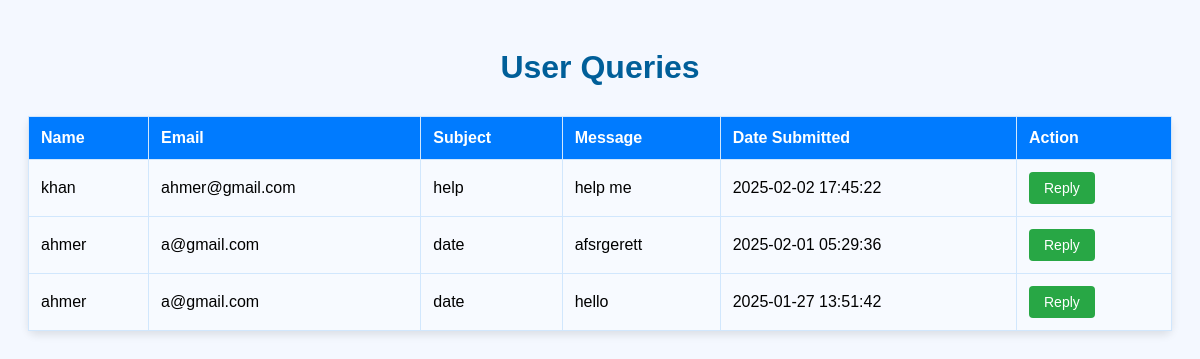
Screenshot of /admin-query.php with the database file from the repository.
### tables this page shows
CREATE TABLE `contact_queries` (
  `id` int(11) NOT NULL,
  `name` varchar(255) NOT NULL,
  `email` varchar(255) NOT NULL,
  `subject` varchar(255) NOT NULL,
  `message` text NOT NULL,
  `created_at` timestamp NOT NULL DEFAULT current_timestamp()
);

### src/admin-query.php (the view, shortened to what this page needs)
<?php
include('db.php');
$query = "SELECT * FROM contact_queries ORDER BY created_at DESC";
$result = mysqli_query($conn, $query);
if (mysqli_num_rows($result) > 0) {
    $queries_exist = true;
} else {
    $queries_exist = false;
}
?>
<!DOCTYPE html>
<html lang="en">
<head>
</head>
<body>
    <h1>User Queries</h1>
    <?php if ($queries_exist): ?>
        <table>
            <thead>
                <tr>
                    <th>Name</th>
                    <th>Email</th>
                    <th>Subject</th>
                    <th>Message</th>
                    <th>Date Submitted</th>
                    <th>Action</th>
                </tr>
            </thead>
            <tbody>
                <?php while ($query_row = mysqli_fetch_assoc($result)): ?>
                    <tr>
                        <td><?php echo htmlspecialchars($query_row['name']); ?></td>
                        <td><?php echo htmlspecialchars($query_row['email']); ?></td>
                        <td><?php echo htmlspecialchars($query_row['subject']); ?></td>
                        <td><?php echo nl2br(htmlspecialchars($query_row['message'])); ?></td>
                        <td><?php echo $query_row['created_at']; ?></td>
                        <td>
                            <a href="admin-messages.php?query_id=<?php echo $query_row['id']; ?>" class="reply-button">Reply</a>
                        </td>
                    </tr>
                <?php endwhile; ?>
            </tbody>
        </table>
    <?php else: ?>
        <p>No queries found at the moment.</p>
    <?php endif; ?>
</body>
</html>

### src/admin-query.php (style rules this page uses)
body { font-family: Arial, sans-serif; background-color: #f4f8ff; padding: 20px; }
h1 { text-align: center; color: #005f99; margin-bottom: 30px; }
table { width: 100%; border-collapse: collapse; margin-top: 20px; background-color: #ffffff; border-radius: 8px; box-shadow: 0 4px 8px rgba(0, 0, 0, 0.1); }
th, td { padding: 12px; text-align: left; border: 1px solid #d1e7fd; }
th { background-color: #007bff; color: white; }
td { background-color: #f7faff; }
.reply-button { padding: 8px 15px; background-color: #28a745; color: white; text-decoration: none; border-radius: 4px; font-size: 14px; display: inline-block; text-align: center; }

### rows the page displays
contact_queries: name "khan", email "ahmer@gmail.com", subject "help", message "help me", created_at "2025-02-02 17:45:22"
contact_queries: name "ahmer", email "a@gmail.com", subject "date", message "afsrgerett", created_at "2025-02-01 05:29:36"
contact_queries: name "ahmer", email "a@gmail.com", subject "date", message "hello", created_at "2025-01-27 13:51:42"
